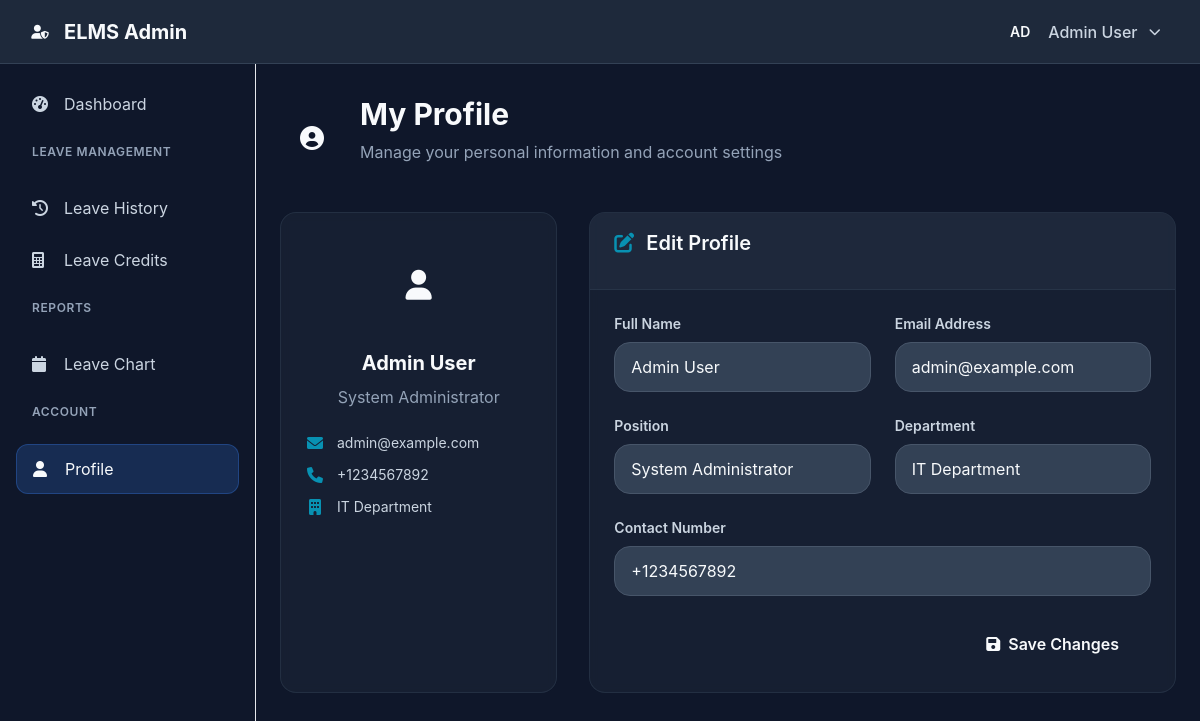
Page /app/modules/user/views/profile.php (signed in) on the committed database.
### tables this page shows
CREATE TABLE IF NOT EXISTS employees (
    id INT PRIMARY KEY AUTO_INCREMENT,
    email VARCHAR(255) UNIQUE NOT NULL,
    password VARCHAR(255) NOT NULL,
    name VARCHAR(255) NOT NULL,
    email_verified TINYINT(1) DEFAULT 0,
    verification_token VARCHAR(255) NULL,
    verification_expires DATETIME NULL,
    account_status ENUM('pending', 'active', 'suspended') DEFAULT 'pending',
    role ENUM('employee', 'manager', 'admin') DEFAULT 'employee',
    position VARCHAR(255) NULL,
    department VARCHAR(255) NULL,
    contact VARCHAR(255) NULL,
    annual_leave_balance INT DEFAULT 20,
    sick_leave_balance INT DEFAULT 10,
    created_at TIMESTAMP DEFAULT CURRENT_TIMESTAMP
);

### app/modules/user/views/profile.php (the view, shortened to what this page needs)
<?php
require_once '../../../../config/database.php';
$stmt = $pdo->prepare("SELECT * FROM employees WHERE id = ?");
$stmt->execute([$_SESSION['user_id']]);
$employee = $stmt->fetch();
$employee['name'] = $employee['name'] ?? '';
$employee['email'] = $employee['email'] ?? '';
$employee['position'] = $employee['position'] ?? '';
$employee['department'] = $employee['department'] ?? '';
$employee['contact'] = $employee['contact'] ?? '';
?>
<!DOCTYPE html>
<html lang="en">
<head>
    <link rel="stylesheet" href="../../../../assets/css/tailwind.css">
    <link rel="stylesheet" href="../../../../assets/libs/fontawesome/css/all.min.css">
    <link rel="stylesheet" href="../../../../assets/css/style.css">
    <link rel="stylesheet" href="../../../../assets/css/dark-theme.css">
</head>
<body class="bg-slate-900 text-white">
    <?php include '../../../../includes/unified_navbar.php'; ?>
    <div class="flex">
        <aside class="fixed left-0 top-16 h-screen w-64 bg-slate-900 border-r border-slate-800 overflow-y-auto z-40">
            <nav class="p-4 space-y-2">
                <a href="dashboard.php" class="flex items-center space-x-3 px-4 py-3 text-slate-300 hover:text-white hover:bg-slate-700 rounded-lg transition-colors">
                    <i class="fas fa-tachometer-alt w-5"></i>
                    <span>Dashboard</span>
                </a>
                <div class="space-y-1">
                    <h3 class="text-xs font-semibold text-slate-400 uppercase tracking-wider px-4 py-2">Leave Management</h3>
                    <a href="leave_history.php" class="flex items-center space-x-3 px-4 py-3 text-slate-300 hover:text-white hover:bg-slate-700 rounded-lg transition-colors">
                        <i class="fas fa-history w-5"></i>
                        <span>Leave History</span>
                    </a>
                    <a href="leave_credits.php" class="flex items-center space-x-3 px-4 py-3 text-slate-300 hover:text-white hover:bg-slate-700 rounded-lg transition-colors">
                        <i class="fas fa-calculator w-5"></i>
                        <span>Leave Credits</span>
                    </a>
                </div>
                <div class="space-y-1">
                    <h3 class="text-xs font-semibold text-slate-400 uppercase tracking-wider px-4 py-2">Reports</h3>
                    <a href="calendar.php" class="flex items-center space-x-3 px-4 py-3 text-slate-300 hover:text-white hover:bg-slate-700 rounded-lg transition-colors">
                        <i class="fas fa-calendar w-5"></i>
                        <span>Leave Chart</span>
                    </a>
                </div>
                <div class="space-y-1">
                    <h3 class="text-xs font-semibold text-slate-400 uppercase tracking-wider px-4 py-2">Account</h3>
                    <a href="profile.php" class="flex items-center space-x-3 px-4 py-3 text-white bg-blue-500/20 rounded-lg border border-blue-500/30">
                        <i class="fas fa-user w-5"></i>
                        <span>Profile</span>
                    </a>
                </div>
            </nav>
        </aside>
        <main class="flex-1 ml-64 p-6 pt-24">
            <div class="max-w-7xl mx-auto">
                <div class="mb-8">
                    <div class="flex items-center gap-4">
                        <div class="w-16 h-16 bg-gradient-to-r from-primary to-accent rounded-2xl flex items-center justify-center">
                            <i class="fas fa-user-circle text-2xl text-white"></i>
                        </div>
                        <div>
                            <h1 class="text-3xl font-bold text-white mb-2">My Profile</h1>
                            <p class="text-slate-400">Manage your personal information and account settings</p>
                        </div>
                </div>
            </div>
                <div class="grid grid-cols-1 lg:grid-cols-3 gap-8">
                    <div class="bg-slate-800/50 backdrop-blur-sm rounded-2xl border border-slate-700/50 overflow-hidden">
                        <div class="p-6 text-center">
                            <div class="w-24 h-24 bg-gradient-to-r from-primary to-accent rounded-full flex items-center justify-center mx-auto mb-4">
                                <i class="fas fa-user text-3xl text-white"></i>
                            </div>
                            <h3 class="text-xl font-bold text-white mb-2"><?php echo htmlspecialchars($employee['name']); ?></h3>
                            <p class="text-slate-400 mb-6"><?php echo htmlspecialchars($employee['position']); ?></p>
                            <div class="space-y-3">
                                <div class="flex items-center text-slate-300">
                                    <i class="fas fa-envelope w-5 mr-3 text-primary"></i>
                                    <span class="text-sm"><?php echo htmlspecialchars($employee['email']); ?></span>
                                </div>
                                <div class="flex items-center text-slate-300">
                                    <i class="fas fa-phone w-5 mr-3 text-primary"></i>
                                    <span class="text-sm"><?php echo htmlspecialchars($employee['contact']); ?></span>
                                </div>
                                <div class="flex items-center text-slate-300">
                                    <i class="fas fa-building w-5 mr-3 text-primary"></i>
                                    <span class="text-sm"><?php echo htmlspecialchars($employee['department']); ?></span>
                                </div>
                            </div>
                        </div>
                    </div>
                    <div class="lg:col-span-2">
                        <div class="bg-slate-800/50 backdrop-blur-sm rounded-2xl border border-slate-700/50 overflow-hidden">
                            <div class="px-6 py-4 border-b border-slate-700/50 bg-slate-700/30">
                                <h3 class="text-xl font-semibold text-white flex items-center">
                                    <i class="fas fa-edit text-primary mr-3"></i>Edit Profile
                                </h3>
                            </div>
                            <div class="p-6">
                                <form method="POST" action="" class="space-y-6">
                                    <div class="grid grid-cols-1 md:grid-cols-2 gap-6">
                                        <div>
                                            <label class="block text-sm font-semibold text-slate-300 mb-2">Full Name</label>
                                            <input type="text" name="name" value="<?php echo htmlspecialchars($employee['name']); ?>" required
                                                   class="w-full bg-slate-700 border border-slate-600 rounded-xl px-4 py-3 text-white focus:outline-none focus:ring-2 focus:ring-primary focus:border-transparent">
                                        </div>
                                        <div>
                                            <label class="block text-sm font-semibold text-slate-300 mb-2">Email Address</label>
                                            <input type="email" name="email" value="<?php echo htmlspecialchars($employee['email']); ?>" required
                                                   class="w-full bg-slate-700 border border-slate-600 rounded-xl px-4 py-3 text-white focus:outline-none focus:ring-2 focus:ring-primary focus:border-transparent">
                                        </div>
                                    </div>
                                    <div class="grid grid-cols-1 md:grid-cols-2 gap-6">
                                        <div>
                                            <label class="block text-sm font-semibold text-slate-300 mb-2">Position</label>
                                            <input type="text" name="position" value="<?php echo htmlspecialchars($employee['position']); ?>" required
                                                   class="w-full bg-slate-700 border border-slate-600 rounded-xl px-4 py-3 text-white focus:outline-none focus:ring-2 focus:ring-primary focus:border-transparent">
                                        </div>
                                        <div>
                                            <label class="block text-sm font-semibold text-slate-300 mb-2">Department</label>
                                            <input type="text" name="department" value="<?php echo htmlspecialchars($employee['department']); ?>" required
                                                   class="w-full bg-slate-700 border border-slate-600 rounded-xl px-4 py-3 text-white focus:outline-none focus:ring-2 focus:ring-primary focus:border-transparent">
                                        </div>
                                    </div>
                                    <div>
                                        <label class="block text-sm font-semibold text-slate-300 mb-2">Contact Number</label>
                                        <input type="tel" name="contact" value="<?php echo htmlspecialchars($employee['contact']); ?>" required
                                               class="w-full bg-slate-700 border border-slate-600 rounded-xl px-4 py-3 text-white focus:outline-none focus:ring-2 focus:ring-primary focus:border-transparent">
                                    </div>
                                    <div class="flex justify-end">
                                        <button type="submit" class="bg-gradient-to-r from-primary to-accent hover:from-primary/90 hover:to-accent/90 text-white font-semibold py-3 px-8 rounded-xl transition-all duration-300 transform hover:scale-[1.02] hover:shadow-xl flex items-center">
                                            <i class="fas fa-save mr-2"></i>Save Changes
                                </button>
                            </div>
                        </form>
                    </div>
                </div>
            </div>
        </div>
    </div>
        </main>
    </div>
</body>
</html>

### assets/css/dark-theme.css (style rules this page uses)
:root { --primary: #0891b2; --primary-hover: #0e7490; --primary-light: #0891b2; --primary-dark: #155e75; --secondary: #f97316; --secondary-hover: #ea580c; --accent: #06b6d4; --accent-hover: #0891b2; --bg-primary: #0f172a; --bg-secondary: #1e293b; --bg-tertiary: #334155; --bg-hover: #475569; --text-primary: #f8fafc; --text-secondary: #cbd5e1; --text-muted: #94a3b8; --text-disabled: #64748b; --border-primary: #334155; --border-secondary: #475569; --border-hover: #64748b; --success: #10b981; --success-bg: #064e3b; --warning: #f59e0b; --warning-bg: #78350f; --danger: #ef4444; --danger-bg: #7f1d1d; --info: #3b82f6; --info-bg: #1e3a8a; --space-1: 0.25rem; --space-2: 0.5rem; --space-3: 0.75rem; --space-4: 1rem; --space-5: 1.25rem; --space-6: 1.5rem; --space-8: 2rem; --space-10: 2.5rem; --space-12: 3rem; --space-16: 4rem; --space-20: 5rem; --radius-sm: 0.25rem; --radius-md: 0.375rem; --radius-lg: 0.5rem; --radius-xl: 0.75rem; --radius-2xl: 1rem; --radius-3xl: 1.5rem; --radius-full: 9999px; --shadow-sm: 0 1px 2px 0 rgba(0, 0, 0, 0.05); --shadow-md: 0 4px 6px -1px rgba(0, 0, 0, 0.1), 0 2px 4px -1px rgba(0, 0, 0, 0.06); --shadow-lg: 0 10px 15px -3px rgba(0, 0, 0, 0.1), 0 4px 6px -2px rgba(0, 0, 0, 0.05); --shadow-xl: 0 20px 25px -5px rgba(0, 0, 0, 0.1), 0 10px 10px -5px rgba(0, 0, 0, 0.04); --shadow-2xl: 0 25px 50px -12px rgba(0, 0, 0, 0.25); --font-size-xs: 0.75rem; --font-size-sm: 0.875rem; --font-size-base: 1rem; --font-size-lg: 1.125rem; --font-size-xl: 1.25rem; --font-size-2xl: 1.5rem; --font-size-3xl: 1.875rem; --font-size-4xl: 2.25rem; --font-weight-normal: 400; --font-weight-medium: 500; --font-weight-semibold: 600; --font-weight-bold: 700; --transition-fast: 150ms ease-in-out; --transition-normal: 300ms ease-in-out; --transition-slow: 500ms ease-in-out; --z-dropdown: 1000; --z-sticky: 1020; --z-fixed: 1030; --z-modal-backdrop: 1040; --z-modal: 1050; --z-popover: 1060; --z-tooltip: 1070; --z-toast: 1080; }
* { box-sizing: border-box; }
html { font-size: 16px; line-height: 1.5; -webkit-text-size-adjust: 100%; -webkit-font-smoothing: antialiased; -moz-osx-font-smoothing: grayscale; }
body { font-family: -apple-system, BlinkMacSystemFont, 'Segoe UI', Roboto, 'Helvetica Neue', Arial, sans-serif; font-size: var(--font-size-base); font-weight: var(--font-weight-normal); line-height: 1.5; color: var(--text-primary); background-color: var(--bg-primary); margin: 0; padding: 0; min-height: 100vh; overflow-x: hidden; }
h1, h2, h3, h4, h5, h6 { margin: 0 0 var(--space-4) 0; font-weight: var(--font-weight-semibold); line-height: 1.25; color: var(--text-primary); }
h1 { font-size: var(--font-size-4xl); }
h3 { font-size: var(--font-size-2xl); }
p { margin: 0 0 var(--space-4) 0; color: var(--text-secondary); }
a { color: var(--primary); text-decoration: none; transition: color var(--transition-fast); }
.text-primary { color: var(--primary) !important; }
.text-white { color: var(--text-primary) !important; }
.rounded-lg { border-radius: var(--radius-xl) !important; }
.rounded-xl { border-radius: var(--radius-2xl) !important; }

### includes/components/unified_navbar.php (style rules this page uses)
nav { z-index: 50; position: relative; }

### rows in the picture
employees: name "Admin User", position "System Administrator", email "admin@example.com", contact "+1234567892", department "IT Department"

### other values in the picture
$panel_title "ELMS Admin"
$user_initials "AD"
$user_name "Admin User"
